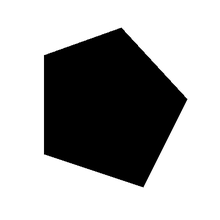
%> input picture Chen_bo_模式识别/Lab3/pentagon.bmp, 220 x 220 px, shrunk from 400 x 400 before the run
$ octave part4_segments.m   (GNU Octave 9; MATLAB toolbox functions it lacks are replaced by stand-ins)
%> lines starting %> are read from the running program, lines starting %| are printed output that depends on the picture; in (x1, y1, x2, y2) boxes, pixels count from 0 and x2, y2 are one past the last pixel; in counts of white or black regions, pixels touching at a corner belong together; the program's own positions count from 1; long printed decimals are rounded
clear;
close all;
A=imread('pentagon.bmp');
%> A is the input picture: size 220x220x3 uint8; min 0, max 255, mean 171.2

[h,w,p]=size(A);
%> h = 220; w = 220; p = 3
if p==3, A=rgb2gray(A); end
E=edge(A);
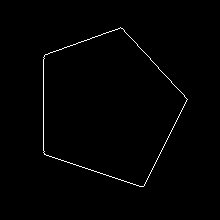
%> E: size 220x220 logical; 0.9% white in thin lines or dots, all inside (x1, y1, x2, y2) = (43, 27, 188, 187)

[h,w]=size(A);
RMAX=round(sqrt(w^2+h^2))+1;
%> RMAX = 312
FMAX=360;
ct=cosd(1:FMAX);
st=sind(1:FMAX);

for mode=1:2
    H=zeros(RMAX,FMAX);
    Xmin=H+w;
    Ymin=H+h;
    Xmax=H;
    Ymax=H;
    tic;
    if mode==2
        Sx=[-1 0 1;-2 0 2;-1 0 1];
        Sy=Sx';
        Ad=im2double(A);
        Dx=imfilter(Ad,Sx,'replicate');
        Dy=imfilter(Ad,Sy,'replicate');
        gamma=atan2d(Dy,Dx);
    end
    for x=1:w
        for y=1:h
            if E(y,x)==1
                if mode==1
                    angles=1:FMAX;
                else
                    g=gamma(y,x);
                    % Both normal directions, each within 10 degrees.
                    angles=mod([ceil(g-10):floor(g+10), ...
                        ceil(g+170):floor(g+190)]-1,FMAX)+1;
                end
                for f=angles
                    ro=x*ct(f)+y*st(f);
                    R=round(ro)+1;
                    if R>=1 && R<=RMAX
                        H(R,f)=H(R,f)+1;
                        Xmin(R,f)=min(x,Xmin(R,f));
                        Ymin(R,f)=min(y,Ymin(R,f));
                        Xmax(R,f)=max(x,Xmax(R,f));
                        Ymax(R,f)=max(y,Ymax(R,f));
                    end
                end
            end
        end
    end
    elapsed(mode)=toc;
end
%> this loop made 2 passes
%> pass 2, `gamma=atan2d(Dy,Dx);`:
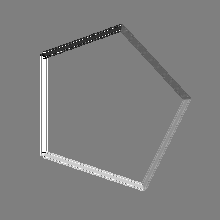
%> gamma: size 220x220 double; min -179.9, max 180, mean 2.5; drawn with min black and max white
%> after the loop:
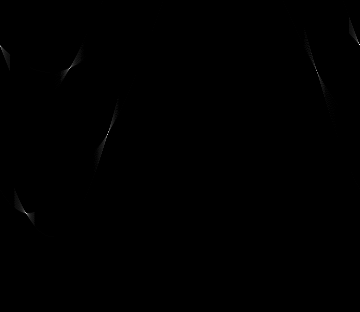
%> H: size 312x360 double; min 0, max 94, mean 0.1; drawn with min black and max white
%> after the loop:
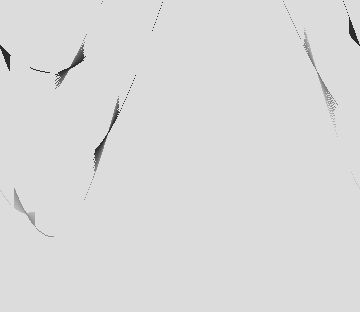
%> Xmin: size 312x360 double; min 44, max 220, mean 218.5
%> after the loop, R = -203; Sx = [-1 0 1; -2 0 2; -1 0 1]; Sy = [-1 -2 -1; 0 0 0; 1 2 1]; angles = 40 values, max 360 at index 9, min 1 at index 10, mean 172.5; elapsed = [2.29 0.319]; g = 1.93; ro = -203.6
fprintf('Full voting: %.6f s; gradient voting: %.6f s; speedup: %.3fx\n', ...
    elapsed(1),elapsed(2),elapsed(1)/elapsed(2));
%| Full voting: 2.291 s; gradient voting: 0.3187 s; speedup: 7.188x

figure,imshow(-H,[]),title('Hough space');
%> after `imshow(-H,[])`:
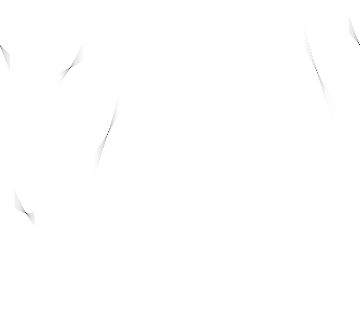
%> displayed picture: size 312x360, on the screen's scale of 0 to 255; min 0, max 255, mean 254.8

B=uint8(zeros(size(A))+255);

for pass=1:5
    [Hmax,index]=max(H(:));
    [Rbest,Fbest]=ind2sub(size(H),index);
    ro=Rbest-1;
    if abs(st(Fbest))>1/sqrt(2)
        for x=Xmin(Rbest,Fbest):Xmax(Rbest,Fbest)
            y=round((ro-x*ct(Fbest))/st(Fbest));
            if y>=1 && y<=h
                B(y,x)=0;
            end
        end
    else
        for y=Ymin(Rbest,Fbest):Ymax(Rbest,Fbest)
            x=round((ro-y*st(Fbest))/ct(Fbest));
            if x>=1 && x<=w
                B(y,x)=0;
            end
        end
    end
    d=5;
    fi=mod((Fbest-d:Fbest+d)-1,FMAX)+1;
    H(max(1,Rbest-d):min(RMAX,Rbest+d),fi)=0;
end
%> this loop made 5 passes
%> (Hmax, index, Rbest, Fbest, ro, fi) on passes 1 to 5: (94, 112053, 45, 360, 44, [355 356 357 358 359 360 1 2 3 4 5]), (80, 33519, 135, 108, 134, [103 104 105 106 107 108 109 110 111 112 113]), (75, 8326, 214, 27, 213, [22 23 24 25 26 27 28 29 30 31 32]), (68, 21597, 69, 70, 68, [65 66 67 68 69 70 71 72 73 74 75]), (53, 98663, 71, 317, 70, [312 313 314 315 316 317 318 319 320 321 322])
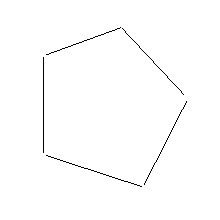
%> B: size 220x220 uint8; 99.1% white; black in thin lines or dots, all inside (x1, y1, x2, y2) = (43, 27, 187, 187)
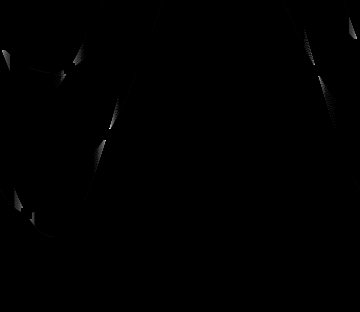
%> H: size 312x360 double; 0.15% of pixels changed, all inside (x1, y1, x2, y2) = (0, 39, 360, 219); drawn with min black and max white
%> after the loop, x = 184; y = 95

figure,imshow(B),title('Detected segments');
R=bitor(A,imcomplement(B));
G=bitand(A,B);
B=bitand(A,B);
C=cat(3,R,G,B);
figure,imshow(C),title('Detected segments in red');
